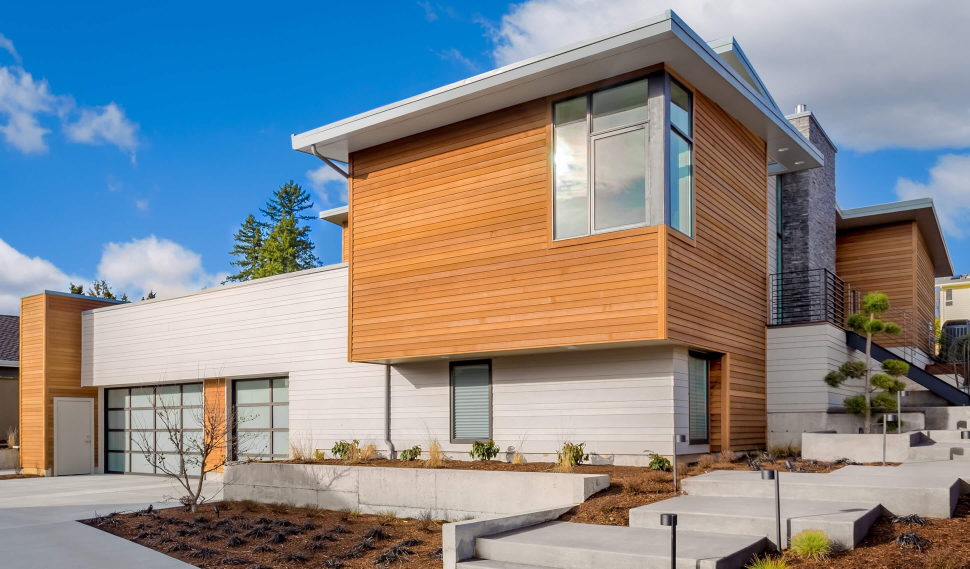
#> input picture demo_assets/input_imgs/AAA1111.png, 2908 x 1706 px, given in place of AAA1111.jpg, which was not available (shown at 1/3 size)
$ jupyter execute --allow-errors demo.ipynb
#> lines starting #> are read from the running program, lines starting #| are printed output that depends on the picture
[cell 1]
from diffusers import StableDiffusionXLControlNetInpaintPipeline, ControlNetModel
from rembg import remove
from PIL import Image
import torch
from ip_adapter import IPAdapterXL
from ip_adapter.utils import register_cross_attention_hook, get_net_attn_map, attnmaps2images
from PIL import Image, ImageChops
import numpy as np

def image_grid(imgs, rows, cols):
    assert len(imgs) == rows*cols

    w, h = imgs[0].size
    grid = Image.new('RGB', size=(cols*w, rows*h))
    grid_w, grid_h = grid.size

    for i, img in enumerate(imgs):
        grid.paste(img, box=(i%cols*w, i//cols*h))
    return grid

[cell 2]
base_model_path = "stabilityai/stable-diffusion-xl-base-1.0"
image_encoder_path = "models/image_encoder"
ip_ckpt = "sdxl_models/ip-adapter_sdxl_vit-h.bin"
controlnet_path = "diffusers/controlnet-depth-sdxl-1.0"
device = "cuda"

[cell 3]
torch.cuda.empty_cache()
#> (this line was passed over: torch is not available in this run)

# load SDXL pipeline
#> (the rest of this cell did not finish here and is left out)

[cell 4]
obj = 'AAA1111'
texture = 'cup_glaze'
target_image_path = 'demo_assets/input_imgs/' + obj + '.jpg'  # Replace with your image path
target_image = Image.open(target_image_path).convert('RGB')
#> target_image is the input picture: PIL image 2908x1706 RGB; mean R, G, B 135.3, 137.9, 140.7
#> (the rest of this cell did not finish here and is left out)

[cell 5]
from PIL import ImageEnhance
gray_target_image = target_image.convert('L').convert('RGB')
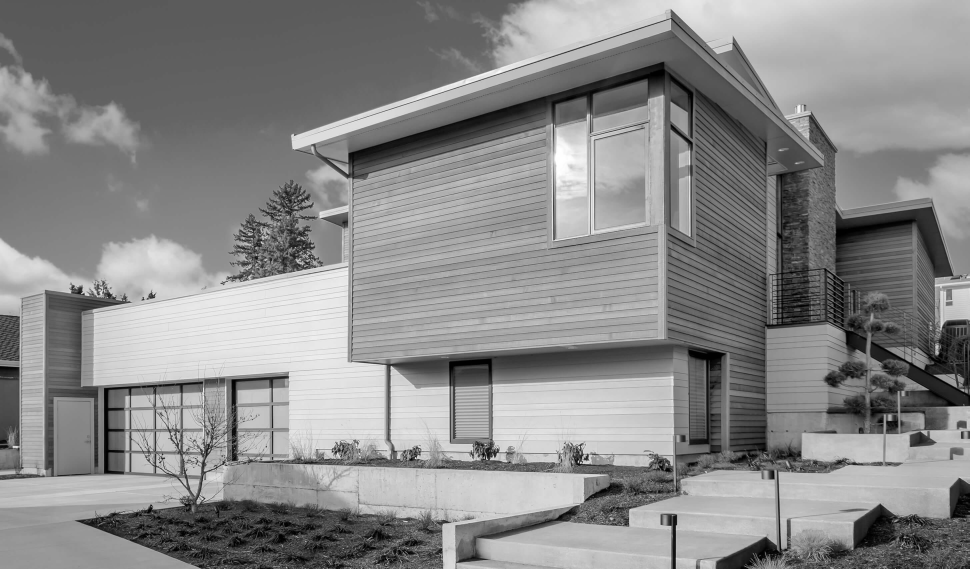
#> gray_target_image: PIL image 2908x1706 RGB (shown at 1/3 size); min 0, max 255, mean 137.4
gray_target_image = ImageEnhance.Brightness(gray_target_image)

# Adjust brightness
# The factor 1.0 means original brightness, greater than 1.0 makes the image brighter. Adjust this if the image is too dim
factor = 1.0  # Try adjusting this to get the desired brightness

gray_target_image = gray_target_image.enhance(factor)
#> (the rest of this cell did not finish here and is left out)

[cell 6]
np_image = np.array(Image.open('demo_assets/depths/' + obj + '.jpg'))
np_image = (np_image / 256).astype('uint8')
#> np_image: shape (1706, 2908, 3); every value is 0

depth_map = Image.fromarray(np_image).resize((1024,1024))
#> depth_map: PIL image 1024x1024 RGB; every value is 0

#> (the rest of this cell did not finish here and is left out)


$ run again, with demo_assets/input_imgs/stone_wall.jpg saved as demo_assets/input_imgs/AAA1111.png
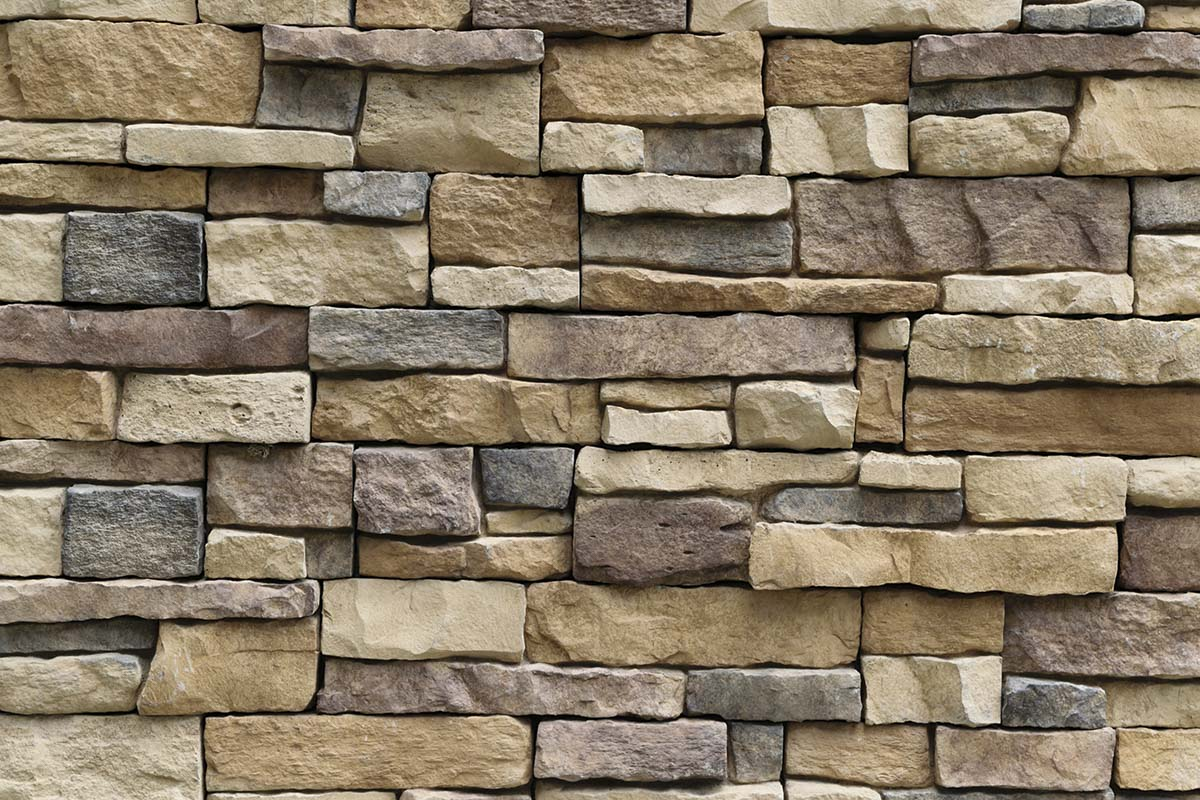
#> input picture demo_assets/input_imgs/stone_wall.jpg, 1200 x 800 px, given in place of AAA1111.jpg, which was not available
#> target_image is the input picture: PIL image 1200x800 RGB; mean R, G, B 137.5, 123.6, 103.2
#> `gray_target_image = target_image.convert('L').convert('RGB')`:
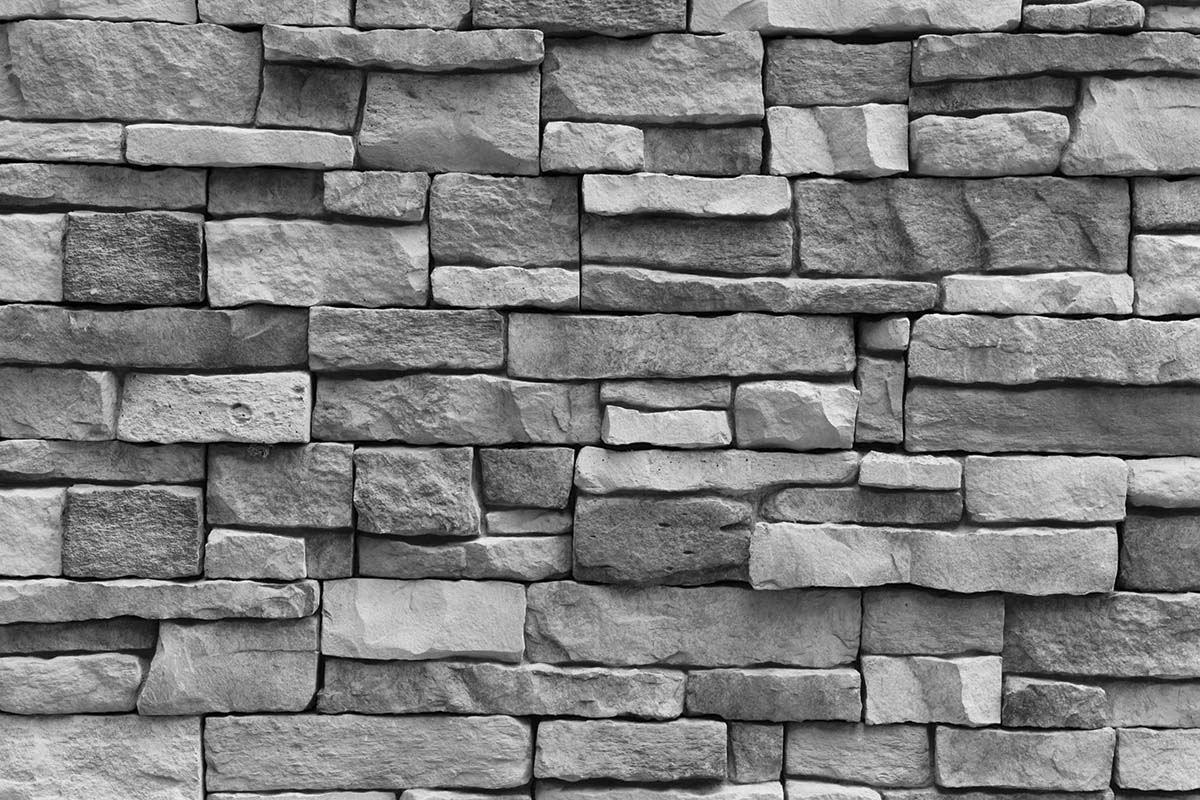
#> gray_target_image: PIL image 1200x800 RGB; min 0, max 254, mean 125.5
#> np_image: shape (800, 1200, 3); every value is 0
#> depth_map: PIL image 1024x1024 RGB; every value is 0
